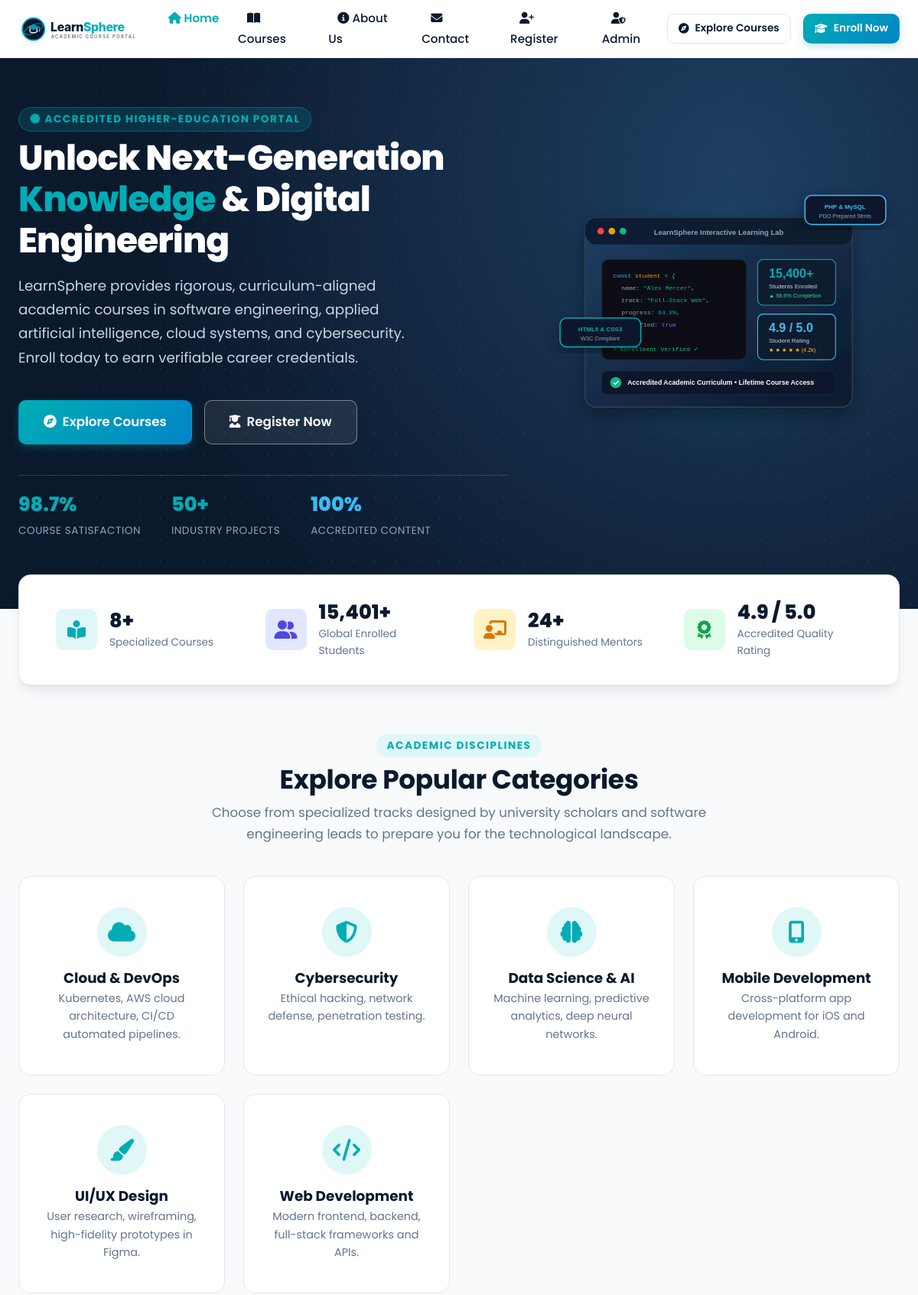
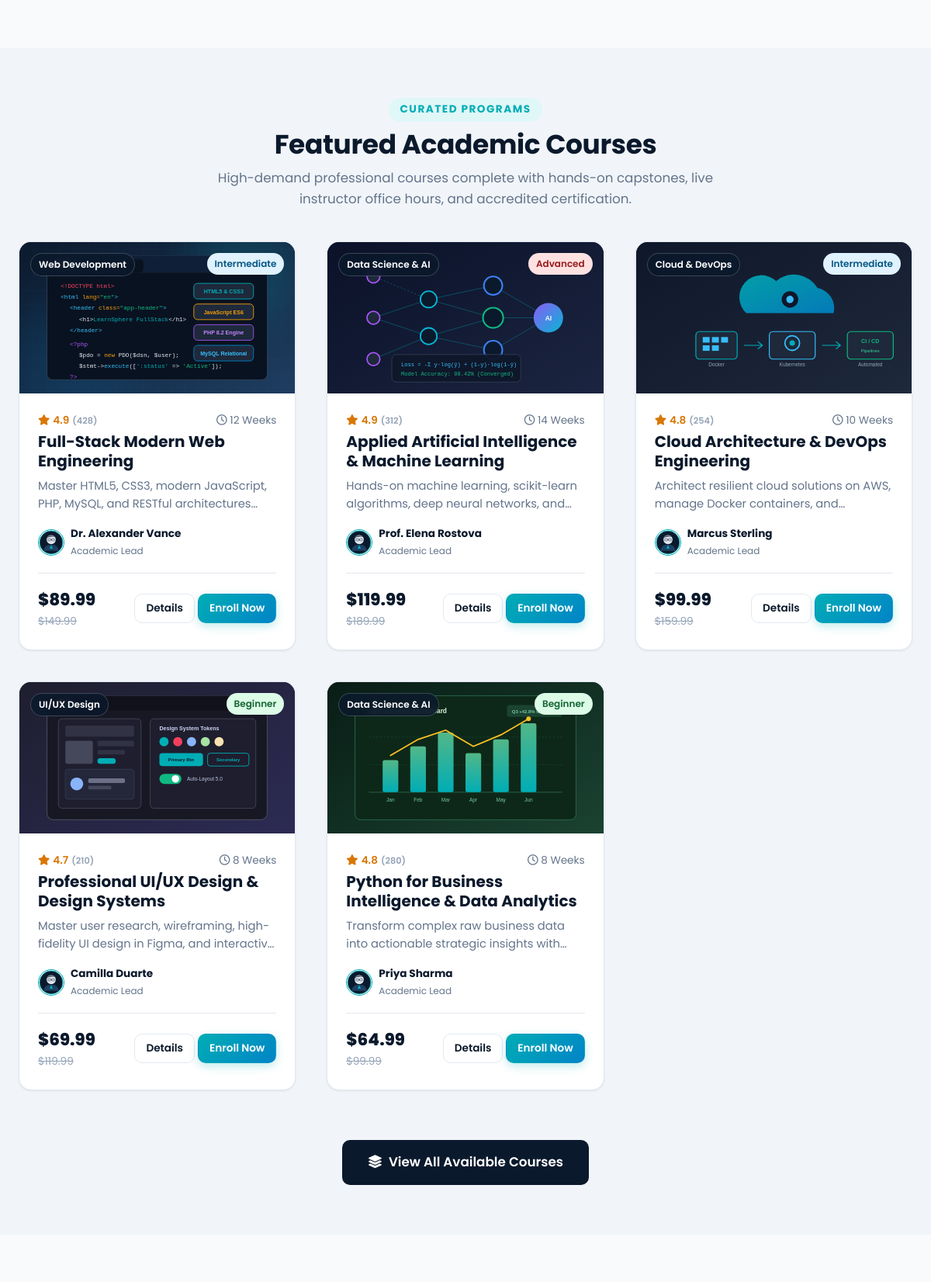
The page / (upper part) on the database its author committed (2 pictures, top to bottom).
### tables this page shows
CREATE TABLE `categories` (
    `category_id` INT AUTO_INCREMENT PRIMARY KEY,
    `name` VARCHAR(100) NOT NULL UNIQUE,
    `slug` VARCHAR(100) NOT NULL UNIQUE,
    `icon` VARCHAR(50) NOT NULL,
    `description` VARCHAR(255) NOT NULL,
    `created_at` TIMESTAMP DEFAULT CURRENT_TIMESTAMP
);

CREATE TABLE `courses` (
    `course_id` INT AUTO_INCREMENT PRIMARY KEY,
    `category_id` INT NOT NULL,
    `title` VARCHAR(255) NOT NULL,
    `slug` VARCHAR(255) NOT NULL UNIQUE,
    `short_description` VARCHAR(300) NOT NULL,
    `full_description` TEXT NOT NULL,
    `syllabus` TEXT NOT NULL,
    `learning_outcomes` TEXT NOT NULL,
    `instructor_name` VARCHAR(150) NOT NULL,
    `instructor_title` VARCHAR(150) NOT NULL,
    `instructor_bio` TEXT NOT NULL,
    `duration_weeks` INT NOT NULL,
    `difficulty` ENUM('Beginner', 'Intermediate', 'Advanced', 'All Levels') NOT NULL DEFAULT 'All Levels',
    `price` DECIMAL(10,2) NOT NULL DEFAULT 0.00,
    `original_price` DECIMAL(10,2) NOT NULL DEFAULT 0.00,
    `rating` DECIMAL(2,1) NOT NULL DEFAULT 4.8,
    `reviews_count` INT NOT NULL DEFAULT 120,
    `image` VARCHAR(255) NOT NULL,
    `featured` TINYINT(1) NOT NULL DEFAULT 0,
    `created_at` TIMESTAMP DEFAULT CURRENT_TIMESTAMP,
    CONSTRAINT `fk_course_category` 
        FOREIGN KEY (`category_id`) REFERENCES `categories` (`category_id`) 
        ON DELETE CASCADE ON UPDATE CASCADE
);

### includes/db.php (called while the page is built, shortened)
<?php
function sanitize($data) {
    return htmlspecialchars(trim((string)$data), ENT_QUOTES, 'UTF-8');
}
function getCategories($pdo) {
    try {
        $stmt = $pdo->query("SELECT * FROM `categories` ORDER BY `name` ASC");
        return $stmt->fetchAll();
    } catch (PDOException $e) {
        return [];
    }
}
function getCourses($pdo, $categoryId = null, $search = null, $limit = null, $featuredOnly = false) {
    $sql = "SELECT c.*, cat.name AS category_name
            FROM `courses` c
            JOIN `categories` cat ON c.category_id = cat.category_id
            WHERE 1=1";
    $params = [];
    if ($featuredOnly) {
        $sql .= " AND c.featured = 1";
    }
    $sql .= " ORDER BY c.featured DESC, c.created_at DESC";
    if (!empty($limit) && is_numeric($limit)) {
        $sql .= " LIMIT " . (int)$limit;
    }
    try {
        $stmt = $pdo->prepare($sql);
        $stmt->execute($params);
        return $stmt->fetchAll();
    } catch (PDOException $e) {
        return [];
    }
}
function formatPrice($amount) {
    return '$' . number_format((float)$amount, 2);
}

### index.php (the view, shortened to what this page needs)
<?php
require_once __DIR__ . '/includes/db.php';
$totalCourses = 8;
$totalStudents = 15400;
if ($pdo) {
    try {
        $courseCountStmt = $pdo->query("SELECT COUNT(*) FROM `courses`");
        $totalCourses = $courseCountStmt->fetchColumn() ?: 8;
        $studentCountStmt = $pdo->query("SELECT COUNT(*) FROM `students`");
        $dbStudentCount = $studentCountStmt->fetchColumn();
        if ($dbStudentCount > 0) {
            $totalStudents = 15400 + $dbStudentCount;
        }
    } catch (PDOException $e) {
    }
}
$categories = getCategories($pdo);
$featuredCourses = getCourses($pdo, null, null, 6, true);
require_once __DIR__ . '/includes/header.php';
?>
<main id="mainContent">
    <section class="hero-section" id="hero">
        <div class="container hero-grid">
            <div class="hero-content">
                <span class="section-subtitle" style="background: rgba(0, 173, 181, 0.18); color: #00ADB5; border: 1px solid rgba(0, 173, 181, 0.35);">
                    <i class="fas fa-certificate"></i> Accredited Higher-Education Portal
                </span>
                <h1>
                    Unlock Next-Generation <span class="highlight">Knowledge</span> &amp; Digital Engineering
                </h1>
                <p>
                    LearnSphere provides rigorous, curriculum-aligned academic courses in software engineering, applied artificial intelligence, cloud systems, and cybersecurity. Enroll today to earn verifiable career credentials.
                </p>
                <div class="hero-cta-group">
                    <a href="courses.php" class="btn btn-primary btn-lg">
                        <i class="fas fa-compass"></i> Explore Courses
                    </a>
                    <a href="register.php" class="btn btn-accent-outline btn-lg" style="background-color: rgba(255, 255, 255, 0.08); color: #FFFFFF; border-color: rgba(255, 255, 255, 0.4);">
                        <i class="fas fa-user-graduate"></i> Register Now
                    </a>
                </div>
                <div class="hero-stats-inline">
                    <div class="stat-inline-item">
                        <strong>98.7%</strong>
                        <span>Course Satisfaction</span>
                    </div>
                    <div class="stat-inline-item">
                        <strong>50+</strong>
                        <span>Industry Projects</span>
                    </div>
                    <div class="stat-inline-item">
                        <strong style="color: #38BDF8;">100%</strong>
                        <span>Accredited Content</span>
                    </div>
                </div>
            </div>
            <div class="hero-visual">
                <img src="assets/images/hero_illustration.svg" alt="Interactive Digital Learning Lab Visual" width="600" height="460">
            </div>
        </div>
    </section>
    <section class="container" aria-label="Portal Metrics">
        <div class="stats-section">
            <div class="stats-grid">
                <article class="stat-box">
                    <div class="stat-icon"><i class="fas fa-book-reader"></i></div>
                    <div class="stat-info">
                        <h3><?php echo (int)$totalCourses; ?>+</h3>
                        <p>Specialized Courses</p>
                    </div>
                </article>
                <article class="stat-box">
                    <div class="stat-icon"><i class="fas fa-user-friends"></i></div>
                    <div class="stat-info">
                        <h3><?php echo number_format($totalStudents); ?>+</h3>
                        <p>Global Enrolled Students</p>
                    </div>
                </article>
                <article class="stat-box">
                    <div class="stat-icon"><i class="fas fa-chalkboard-teacher"></i></div>
                    <div class="stat-info">
                        <h3>24+</h3>
                        <p>Distinguished Mentors</p>
                    </div>
                </article>
                <article class="stat-box">
                    <div class="stat-icon"><i class="fas fa-award"></i></div>
                    <div class="stat-info">
                        <h3>4.9 / 5.0</h3>
                        <p>Accredited Quality Rating</p>
                    </div>
                </article>
            </div>
        </div>
    </section>
    <section class="section-padding" id="categoriesSection">
        <div class="container">
            <header class="section-header">
                <span class="section-subtitle">Academic Disciplines</span>
                <h2 class="section-title">Explore Popular Categories</h2>
                <p class="section-description">
                    Choose from specialized tracks designed by university scholars and software engineering leads to prepare you for the technological landscape.
                </p>
            </header>
            <div class="categories-grid">
                <?php foreach ($categories as $cat): ?>
                <a href="courses.php?category=<?php echo (int)$cat['category_id']; ?>" class="category-card" title="Browse <?php echo sanitize($cat['name']); ?> Courses">
                    <div class="category-icon">
                        <i class="<?php echo sanitize($cat['icon']); ?>"></i>
                    </div>
                    <h3><?php echo sanitize($cat['name']); ?></h3>
                    <p><?php echo sanitize($cat['description']); ?></p>
                </a>
                <?php endforeach; ?>
            </div>
        </div>
    </section>
    <section class="section-padding" style="background-color: var(--bg-muted);" id="featuredCourses">
        <div class="container">
            <header class="section-header">
                <span class="section-subtitle">Curated Programs</span>
                <h2 class="section-title">Featured Academic Courses</h2>
                <p class="section-description">
                    High-demand professional courses complete with hands-on capstones, live instructor office hours, and accredited certification.
                </p>
            </header>
            <div class="courses-grid">
                <?php foreach ($featuredCourses as $course):
                    $diffClass = 'badge-all-levels';
                    if (strtolower($course['difficulty']) == 'beginner') $diffClass = 'badge-beginner';
                    if (strtolower($course['difficulty']) == 'intermediate') $diffClass = 'badge-intermediate';
                    if (strtolower($course['difficulty']) == 'advanced') $diffClass = 'badge-advanced';
                ?>
                <article class="course-card">
                    <div class="course-card-image">
                        <img src="assets/images/<?php echo sanitize($course['image']); ?>" alt="<?php echo sanitize($course['title']); ?>" loading="lazy">
                        <span class="course-category-badge"><?php echo sanitize($course['category_name']); ?></span>
                        <span class="course-difficulty-badge <?php echo $diffClass; ?>"><?php echo sanitize($course['difficulty']); ?></span>
                    </div>
                    <div class="course-card-body">
                        <div class="course-meta-top">
                            <span class="course-rating">
                                <i class="fas fa-star"></i> <?php echo number_format((float)$course['rating'], 1); ?>
                                <small style="color: var(--text-light);">(<?php echo (int)$course['reviews_count']; ?>)</small>
                            </span>
                            <span><i class="far fa-clock"></i> <?php echo (int)$course['duration_weeks']; ?> Weeks</span>
                        </div>
                        <h3 class="course-card-title">
                            <a href="course-details.php?id=<?php echo (int)$course['course_id']; ?>">
                                <?php echo sanitize($course['title']); ?>
                            </a>
                        </h3>
                        <p class="course-card-desc">
                            <?php echo sanitize($course['short_description']); ?>
                        </p>
                        <div class="course-instructor-info">
                            <img src="assets/images/avatar_alex.svg" alt="Instructor Avatar" class="instructor-avatar-sm">
                            <div class="instructor-text">
                                <strong><?php echo sanitize($course['instructor_name']); ?></strong>
                                <span>Academic Lead</span>
                            </div>
                        </div>
                        <div class="course-card-footer">
                            <div class="course-price-wrap">
                                <span class="course-price"><?php echo formatPrice($course['price']); ?></span>
                                <?php if (!empty($course['original_price']) && $course['original_price'] > $course['price']): ?>
                                <span class="course-original-price"><?php echo formatPrice($course['original_price']); ?></span>
                                <?php endif; ?>
                            </div>
                            <div class="course-card-actions">
                                <a href="course-details.php?id=<?php echo (int)$course['course_id']; ?>" class="btn btn-outline btn-sm">
                                    Details
                                </a>
                                <a href="register.php?course_id=<?php echo (int)$course['course_id']; ?>" class="btn btn-primary btn-sm">
                                    Enroll Now
                                </a>
                            </div>
                        </div>
                    </div>
                </article>
                <?php endforeach; ?>
            </div>
            <div style="text-align: center; margin-top: var(--spacing-2xl);">
                <a href="courses.php" class="btn btn-secondary btn-lg">
                    <i class="fas fa-layer-group"></i> View All Available Courses
                </a>
            </div>
        </div>
    </section>
    <section class="section-padding">
    </section>
</main>
<?php require_once __DIR__ . '/includes/footer.php'; ?>

### rows shown on the page
categories: name "Cloud & DevOps", description "Kubernetes, AWS cloud architecture, CI/CD automated pipelines."
categories: name "Cybersecurity", description "Ethical hacking, network defense, penetration testing."
categories: name "Data Science & AI", description "Machine learning, predictive analytics, deep neural networks."
categories: name "Mobile Development", description "Cross-platform app development for iOS and Android."
categories: name "UI/UX Design", description "User research, wireframing, high-fidelity prototypes in Figma."
categories: name "Web Development", description "Modern frontend, backend, full-stack frameworks and APIs."
courses: image (picture), category.name "Web Development", difficulty "Intermediate", rating "4.9", reviews_count "428", duration_weeks "12", title "Full-Stack Modern Web Engineering", short_description "Master HTML5, CSS3, modern JavaScript, PHP, MySQL, and RESTful…", instructor_name "Dr. Alexander Vance", price "$89.99", original_price "$149.99"
courses: image (picture), category.name "Data Science & AI", difficulty "Advanced", rating "4.9", reviews_count "312", duration_weeks "14", title "Applied Artificial Intelligence & Machine Learning", short_description "Hands-on machine learning, scikit-learn algorithms, deep neural networks,…", instructor_name "Prof. Elena Rostova", price "$119.99", original_price "$189.99"
courses: image (picture), category.name "Cloud & DevOps", difficulty "Intermediate", rating "4.8", reviews_count "254", duration_weeks "10", title "Cloud Architecture & DevOps Engineering", short_description "Architect resilient cloud solutions on AWS, manage Docker containers,…", instructor_name "Marcus Sterling", price "$99.99", original_price "$159.99"
courses: image (picture), category.name "UI/UX Design", difficulty "Beginner", rating "4.7", reviews_count "210", duration_weeks "8", title "Professional UI/UX Design & Design Systems", short_description "Master user research, wireframing, high-fidelity UI design in Figma, and…", instructor_name "Camilla Duarte", price "$69.99", original_price "$119.99"
courses: image (picture), category.name "Data Science & AI", difficulty "Beginner", rating "4.8", reviews_count "280", duration_weeks "8", title "Python for Business Intelligence & Data Analytics", short_description "Transform complex raw business data into actionable strategic insights…", instructor_name "Priya Sharma", price "$64.99", original_price "$99.99"

### other values the page prints
$totalCourses "8"
$totalStudents "15,401"
